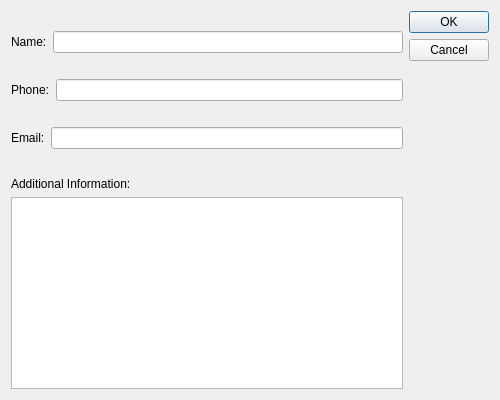
<?xml version="1.0" encoding="UTF-8"?>
<ui version="4.0">
 <class>addInvestigatorDialog</class>
 <widget class="QDialog" name="addInvestigatorDialog">
  <property name="geometry">
   <rect>
    <x>0</x>
    <y>0</y>
    <width>500</width>
    <height>400</height>
   </rect>
  </property>
  <property name="windowTitle">
   <string>Investigator Information</string>
  </property>
  <layout class="QGridLayout" name="gridLayout">
   <item row="1" column="1">
    <widget class="QDialogButtonBox" name="buttonBox">
     <property name="orientation">
      <enum>Qt::Orientation::Vertical</enum>
     </property>
     <property name="standardButtons">
      <set>QDialogButtonBox::StandardButton::Cancel|QDialogButtonBox::StandardButton::Ok</set>
     </property>
    </widget>
   </item>
   <item row="1" column="0">
    <layout class="QVBoxLayout" name="verticalLayout">
     <item>
      <layout class="QHBoxLayout" name="horizontalLayout_5">
       <item>
        <widget class="QLabel" name="label_5">
         <property name="text">
          <string>Name:</string>
         </property>
        </widget>
       </item>
       <item>
        <widget class="QLineEdit" name="le_name"/>
       </item>
      </layout>
     </item>
     <item>
      <layout class="QHBoxLayout" name="horizontalLayout_4">
       <item>
        <widget class="QLabel" name="label_4">
         <property name="text">
          <string>Phone:</string>
         </property>
        </widget>
       </item>
       <item>
        <widget class="QLineEdit" name="le_phone"/>
       </item>
      </layout>
     </item>
     <item>
      <layout class="QHBoxLayout" name="horizontalLayout_3">
       <item>
        <widget class="QLabel" name="label_3">
         <property name="text">
          <string>Email:</string>
         </property>
        </widget>
       </item>
       <item>
        <widget class="QLineEdit" name="le_email"/>
       </item>
      </layout>
     </item>
    </layout>
   </item>
   <item row="2" column="0">
    <layout class="QVBoxLayout" name="verticalLayout_2">
     <item>
      <widget class="QLabel" name="label">
       <property name="text">
        <string>Additional Information:</string>
       </property>
      </widget>
     </item>
     <item>
      <widget class="QPlainTextEdit" name="te_notes"/>
     </item>
    </layout>
   </item>
  </layout>
 </widget>
 <resources/>
 <connections>
  <connection>
   <sender>buttonBox</sender>
   <signal>accepted()</signal>
   <receiver>addInvestigatorDialog</receiver>
   <slot>accept()</slot>
   <hints>
    <hint type="sourcelabel">
     <x>248</x>
     <y>254</y>
    </hint>
    <hint type="destinationlabel">
     <x>157</x>
     <y>274</y>
    </hint>
   </hints>
  </connection>
  <connection>
   <sender>buttonBox</sender>
   <signal>rejected()</signal>
   <receiver>addInvestigatorDialog</receiver>
   <slot>reject()</slot>
   <hints>
    <hint type="sourcelabel">
     <x>316</x>
     <y>260</y>
    </hint>
    <hint type="destinationlabel">
     <x>286</x>
     <y>274</y>
    </hint>
   </hints>
  </connection>
 </connections>
</ui>
